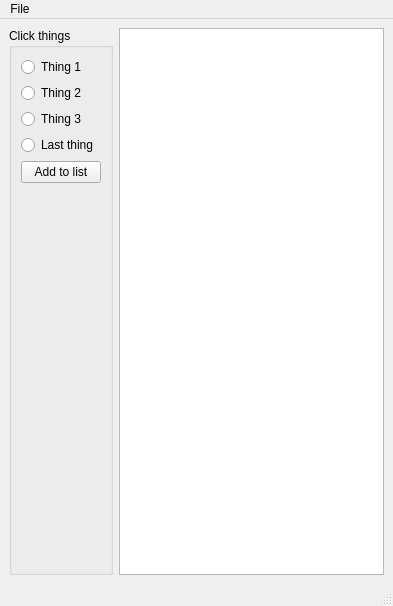
<?xml version="1.0" encoding="UTF-8"?>
<ui version="4.0">
 <class>MainWindow</class>
 <widget class="QMainWindow" name="MainWindow">
  <property name="geometry">
   <rect>
    <x>0</x>
    <y>0</y>
    <width>393</width>
    <height>606</height>
   </rect>
  </property>
  <property name="windowTitle">
   <string>MainWindow</string>
  </property>
  <widget class="QWidget" name="centralwidget">
   <layout class="QHBoxLayout" name="horizontalLayout">
    <item>
     <widget class="QGroupBox" name="groupBox">
      <property name="title">
       <string>Click things</string>
      </property>
      <layout class="QVBoxLayout" name="verticalLayout">
       <item>
        <widget class="QRadioButton" name="radio_1">
         <property name="text">
          <string>Thing 1</string>
         </property>
        </widget>
       </item>
       <item>
        <widget class="QRadioButton" name="radio_2">
         <property name="text">
          <string>Thing 2</string>
         </property>
        </widget>
       </item>
       <item>
        <widget class="QRadioButton" name="radio_3">
         <property name="text">
          <string>Thing 3</string>
         </property>
        </widget>
       </item>
       <item>
        <widget class="QRadioButton" name="radio_4">
         <property name="text">
          <string>Last thing</string>
         </property>
        </widget>
       </item>
       <item>
        <widget class="QPushButton" name="add_button">
         <property name="text">
          <string>Add to list</string>
         </property>
        </widget>
       </item>
       <item>
        <spacer name="verticalSpacer">
         <property name="orientation">
          <enum>Qt::Vertical</enum>
         </property>
         <property name="sizeHint" stdset="0">
          <size>
           <width>20</width>
           <height>40</height>
          </size>
         </property>
        </spacer>
       </item>
      </layout>
     </widget>
    </item>
    <item>
     <widget class="QListWidget" name="listWidget"/>
    </item>
   </layout>
  </widget>
  <widget class="QMenuBar" name="menubar">
   <property name="geometry">
    <rect>
     <x>0</x>
     <y>0</y>
     <width>393</width>
     <height>24</height>
    </rect>
   </property>
   <widget class="QMenu" name="menuFile">
    <property name="title">
     <string>File</string>
    </property>
    <addaction name="actionNew"/>
    <addaction name="actionOpen"/>
    <addaction name="actionSave"/>
   </widget>
   <addaction name="menuFile"/>
  </widget>
  <widget class="QStatusBar" name="statusbar"/>
  <action name="actionNew">
   <property name="text">
    <string>New</string>
   </property>
  </action>
  <action name="actionOpen">
   <property name="text">
    <string>Open</string>
   </property>
  </action>
  <action name="actionSave">
   <property name="text">
    <string>Save</string>
   </property>
  </action>
 </widget>
 <resources/>
 <connections/>
</ui>
